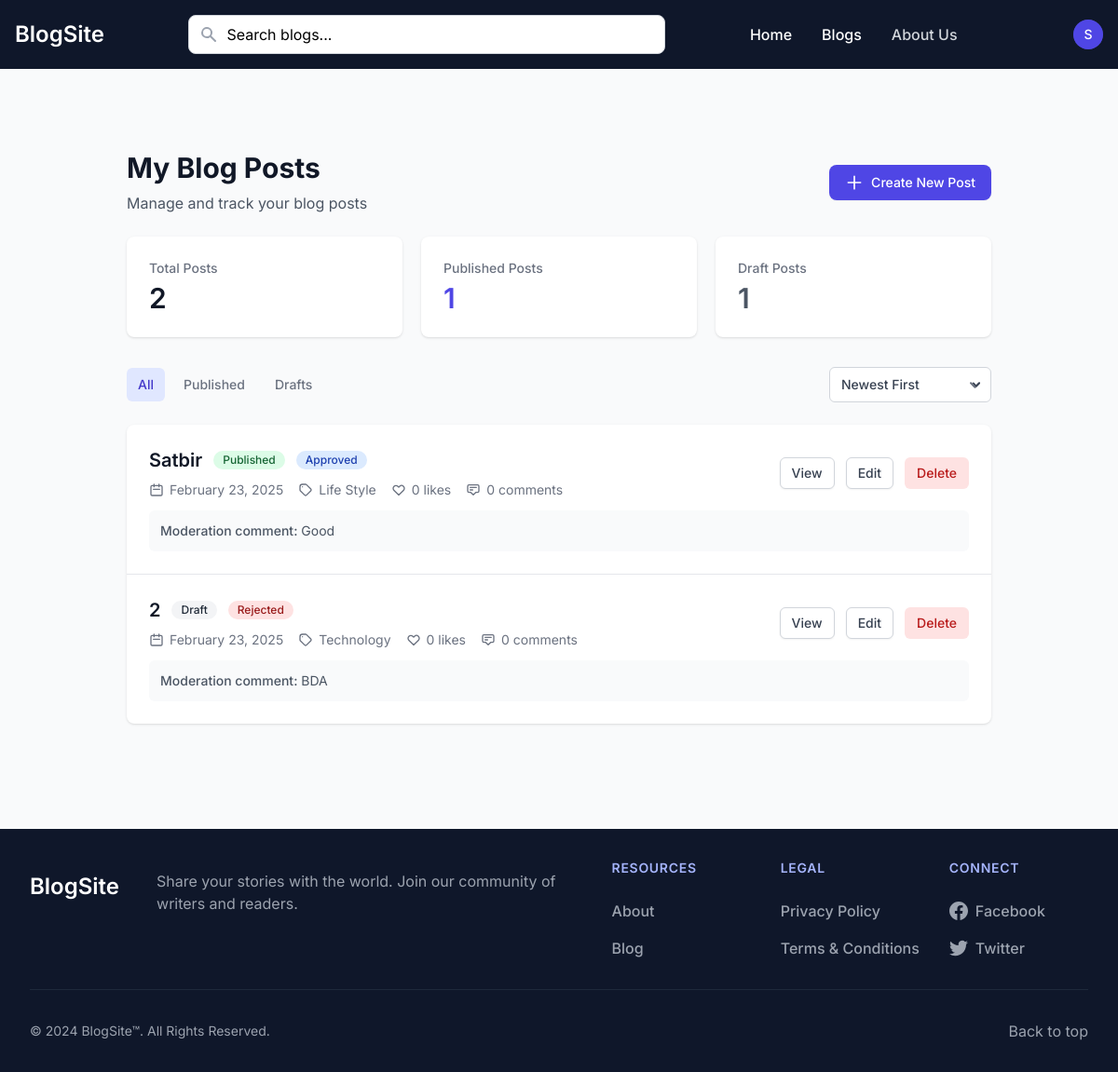
Page /my-blogs (signed in) on the earlier database version.
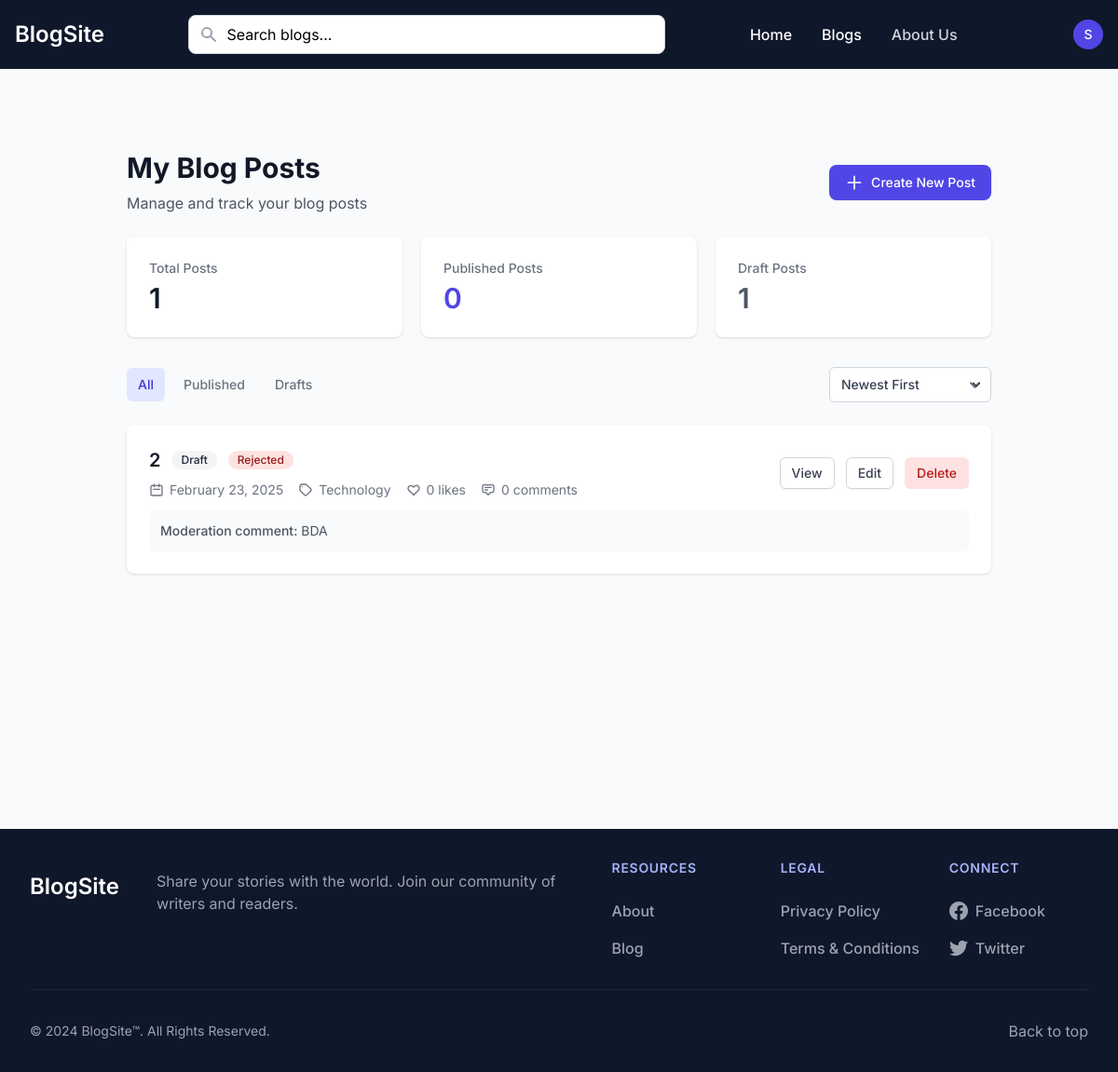
Same page on the later database version.
### app.py (models this page shows)
class Blog(db.Model):
    id = db.Column(db.Integer, primary_key=True)
    title = db.Column(db.String(200), nullable=False)
    content = db.Column(db.Text, nullable=False)
    author_id = db.Column(db.Integer, db.ForeignKey('user.id'), nullable=False)
    category_id = db.Column(db.Integer, db.ForeignKey('category.id'), nullable=False)
    status = db.Column(db.String(20), default='draft')
    moderation_status = db.Column(db.String(20), default='pending')
    moderation_comment = db.Column(db.Text)
    moderated_by = db.Column(db.Integer, db.ForeignKey('user.id'))
    moderated_at = db.Column(db.DateTime)
    created_at = db.Column(db.DateTime, default=datetime.utcnow)
    updated_at = db.Column(db.DateTime, default=datetime.utcnow, onupdate=datetime.utcnow)
    comments = db.relationship('Comment', backref='blog', lazy=True)
    likes = db.relationship('Like', backref='blog', lazy=True)
    author = db.relationship('User', foreign_keys=[author_id], backref='blogs')
    moderator = db.relationship('User', foreign_keys=[moderated_by], backref='moderated_blogs')

class Category(db.Model):
    id = db.Column(db.Integer, primary_key=True)
    name = db.Column(db.String(50), unique=True, nullable=False)
    description = db.Column(db.Text)
    created_at = db.Column(db.DateTime, default=datetime.utcnow)
    updated_at = db.Column(db.DateTime, default=datetime.utcnow, onupdate=datetime.utcnow)
    blogs = db.relationship('Blog', backref='category', lazy=True)

### app.py (the view)
@app.route('/my-blogs')
@login_required
def my_blogs():
    status_filter = request.args.get('status', 'all')
    sort_by = request.args.get('sort', 'newest')
    query = Blog.query.filter_by(author_id=current_user.id)
    if status_filter != 'all':
        query = query.filter_by(status=status_filter)
    if sort_by == 'newest':
        query = query.order_by(Blog.created_at.desc())
    elif sort_by == 'oldest':
        query = query.order_by(Blog.created_at.asc())
    elif sort_by == 'most_liked':
        query = query.outerjoin(Like)\
            .group_by(Blog.id)\
            .order_by(func.count(Like.id).desc())
    elif sort_by == 'most_commented':
        query = query.outerjoin(Comment)\
            .group_by(Blog.id)\
            .order_by(func.count(Comment.id).desc())
    blogs = query.all()
    return render_template('my_blogs.html',
                         blogs=blogs,
                         current_status=status_filter,
                         current_sort=sort_by,
                         user=current_user)

### app.py (called while the page is built)
@app.context_processor
def utility_processor():
    return {
        'POSTS_PER_PAGE': app.config['POSTS_PER_PAGE'],
        'min': min  # Make min() function available in templates
    }

@login_manager.user_loader
def load_user(user_id):
    return User.query.get(int(user_id))

### templates/my_blogs.html (shortened to what the changed rows need)
{% extends "base.html" %}
{% block content %}
<div class="max-w-7xl mx-auto px-4 sm:px-6 lg:px-8 my-10">
    <div class="mb-8">
        <div class="flex justify-between items-center">
            <div>
                <h1 class="text-3xl font-bold text-gray-900">My Blog Posts</h1>
            </div>
        </div>
        <div class="mt-6 grid grid-cols-1 gap-5 sm:grid-cols-2 lg:grid-cols-3">
            <div class="bg-white overflow-hidden shadow rounded-lg">
                <div class="px-4 py-5 sm:p-6">
                    <dt class="text-sm font-medium text-gray-500 truncate">Total Posts</dt>
                    <dd class="mt-1 text-3xl font-semibold text-gray-900">{{ blogs|length }}</dd>
                </div>
            </div>
            <div class="bg-white overflow-hidden shadow rounded-lg">
                <div class="px-4 py-5 sm:p-6">
                    <dt class="text-sm font-medium text-gray-500 truncate">Published Posts</dt>
                    <dd class="mt-1 text-3xl font-semibold text-indigo-600">{{ blogs|selectattr('status', 'equalto', 'published')|list|length }}</dd>
                </div>
            </div>
        </div>
    </div>
    <br>
    <div class="bg-white shadow rounded-lg overflow-hidden">
        <div class="divide-y divide-gray-200">
            {% for blog in blogs %}
            <div class="p-6 hover:bg-gray-50 transition-colors duration-200">
                <div class="flex items-center justify-between">
                    <div class="flex-1 min-w-0">
                        <div class="flex items-center space-x-3">
                            <h2 class="text-xl font-semibold text-gray-900 truncate">{{ blog.title }}</h2>
                            <span class="px-2.5 py-0.5 rounded-full text-xs font-medium
                                {% if blog.status == 'published' %}bg-green-100 text-green-800
                                {% else %}bg-gray-100 text-gray-800{% endif %}">
                                {{ blog.status|title }}
                            </span>
                            {% if blog.moderation_status %}
                            <span class="px-2.5 py-0.5 rounded-full text-xs font-medium
                                {% if blog.moderation_status == 'approved' %}bg-blue-100 text-blue-800
                                {% elif blog.moderation_status == 'rejected' %}bg-red-100 text-red-800
                                {% else %}bg-yellow-100 text-yellow-800{% endif %}">
                                {{ blog.moderation_status|title }}
                            </span>
                            {% endif %}
                        </div>
                        <div class="mt-2 flex items-center text-sm text-gray-500 space-x-4">
                            <div class="flex items-center">
                                <svg class="w-4 h-4 mr-1.5" fill="none" stroke="currentColor" viewBox="0 0 24 24">
                                    <path stroke-linecap="round" stroke-linejoin="round" stroke-width="2" d="M8 7V3m8 4V3m-9 8h10M5 21h14a2 2 0 002-2V7a2 2 0 00-2-2H5a2 2 0 00-2 2v12a2 2 0 002 2z"></path>
                                </svg>
                                {{ blog.created_at.strftime('%B %d, %Y') }}
                            </div>
                            <div class="flex items-center">
                                <svg class="w-4 h-4 mr-1.5" fill="none" stroke="currentColor" viewBox="0 0 24 24">
                                    <path stroke-linecap="round" stroke-linejoin="round" stroke-width="2" d="M7 7h.01M7 3h5c.512 0 1.024.195 1.414.586l7 7a2 2 0 010 2.828l-7 7a2 2 0 01-2.828 0l-7-7A1.994 1.994 0 013 12V7a4 4 0 014-4z"></path>
                                </svg>
                                {{ blog.category.name }}
                            </div>
                            <div class="flex items-center">
                                <svg class="w-4 h-4 mr-1.5" fill="none" stroke="currentColor" viewBox="0 0 24 24">
                                    <path stroke-linecap="round" stroke-linejoin="round" stroke-width="2" d="M4.318 6.318a4.5 4.5 0 000 6.364L12 20.364l7.682-7.682a4.5 4.5 0 00-6.364-6.364L12 7.636l-1.318-1.318a4.5 4.5 0 00-6.364 0z"></path>
                                </svg>
                                {{ blog.likes|length }} likes
                            </div>
                            <div class="flex items-center">
                                <svg class="w-4 h-4 mr-1.5" fill="none" stroke="currentColor" viewBox="0 0 24 24">
                                    <path stroke-linecap="round" stroke-linejoin="round" stroke-width="2" d="M7 8h10M7 12h4m1 8l-4-4H5a2 2 0 01-2-2V6a2 2 0 012-2h14a2 2 0 012 2v8a2 2 0 01-2 2h-3l-4 4z"></path>
                                </svg>
                                {{ blog.comments|length }} comments
                            </div>
                        </div>
                    </div>
                    <div class="flex items-center space-x-3">
                        <a href="{{ url_for('view_blog', blog_id=blog.id) }}"
                           class="inline-flex items-center px-3 py-1.5 border border-gray-300 shadow-sm text-sm font-medium rounded-md text-gray-700 bg-white hover:bg-gray-50 focus:outline-none focus:ring-2 focus:ring-offset-2 focus:ring-indigo-500">
                            View
                        </a>
                        <a href="{{ url_for('edit_blog', blog_id=blog.id) }}"
                           class="inline-flex items-center px-3 py-1.5 border border-gray-300 shadow-sm text-sm font-medium rounded-md text-gray-700 bg-white hover:bg-gray-50 focus:outline-none focus:ring-2 focus:ring-offset-2 focus:ring-indigo-500">
                            Edit
                        </a>
                        <button onclick="deleteBlog({{ blog.id }})"
                                class="inline-flex items-center px-3 py-1.5 border border-transparent text-sm font-medium rounded-md text-red-700 bg-red-100 hover:bg-red-200 focus:outline-none focus:ring-2 focus:ring-offset-2 focus:ring-red-500">
                            Delete
                        </button>
                    </div>
                </div>
                {% if blog.moderation_comment %}
                <div class="mt-3 p-3 bg-gray-50 rounded-md">
                    <p class="text-sm text-gray-600">
                        <span class="font-medium">Moderation comment:</span> {{ blog.moderation_comment }}
                    </p>
                </div>
                {% endif %}
            </div>
            {% endfor %}
        </div>
    </div>
</div>
{% endblock %}

Differences in the rows shown:
removed Blog: title "Satbir", status "Published", moderation_status "Approved", created_at "February 23, 2025", category.name "Life Style", likes|length "0", comments|length "0", moderation_comment "Good"
Other differences:
{{ blogs|length }}: "2" → "1"
{{ blogs|selectattr('status', 'equalto', 'published')|list|length }}: "1" → "0"
